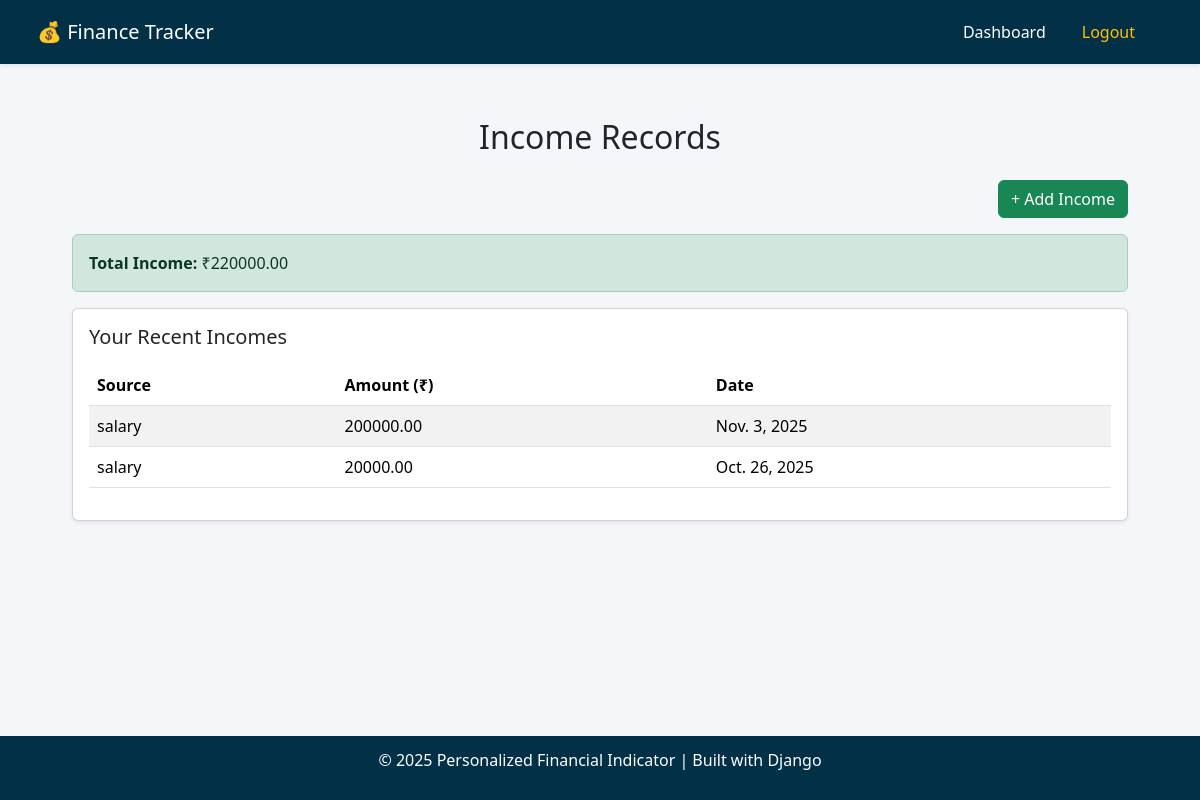
Screenshot of /income/ (signed in) with the database file from the repository.
### authentication/models.py (models this page shows, shortened)
class Income(models.Model):
    user = models.ForeignKey(User, on_delete=models.CASCADE)
    source = models.CharField(max_length=100)
    amount = models.DecimalField(max_digits=10, decimal_places=2)
    date = models.DateField(auto_now_add=True)

### authentication/views.py (the view)
# urls.py: path('income/', views.income_list, name='income_list'),
@login_required(login_url='login')
def income_list(request):
    incomes = Income.objects.filter(user=request.user).order_by('-date')
    total_income = sum(i.amount for i in incomes)
    return render(request, 'authentication/income_list.html', {'incomes': incomes, 'total_income': total_income})

### authentication/templates/authentication/income_list.html
{% extends 'base.html' %}
{% block content %}
<div class="container mt-4">
    <h2 class="text-center mb-4">Income Records</h2>
    <div class="text-end mb-3">
        <a href="{% url 'income_add' %}" class="btn btn-success">+ Add Income</a>
    </div>
    <div class="alert alert-success">
        <strong>Total Income:</strong> ₹{{ total_income }}
    </div>
    <div class="card shadow-sm">
        <div class="card-body">
            <h5 class="card-title mb-3">Your Recent Incomes</h5>
            <table class="table table-hover table-striped">
                <thead>
                    <tr>
                        <th>Source</th>
                        <th>Amount (₹)</th>
                        <th>Date</th>
                    </tr>
                </thead>
                <tbody>
                    {% for i in incomes %}
                        <tr>
                            <td>{{ i.source }}</td>
                            <td>{{ i.amount }}</td>
                            <td>{{ i.date }}</td>
                        </tr>
                    {% empty %}
                        <tr>
                            <td colspan="3" class="text-center">No income records found.</td>
                        </tr>
                    {% endfor %}
                </tbody>
            </table>
        </div>
    </div>
</div>
{% endblock %}

### authentication/templates/base.html (style rules this page uses)
body { background-color: #f5f6fa; }

### rows the page displays
Income: source "salary", amount "200000.00", date "Nov. 3, 2025"
Income: source "salary", amount "20000.00", date "Oct. 26, 2025"

### other values shown
{{ total_income }} "220000.00"
